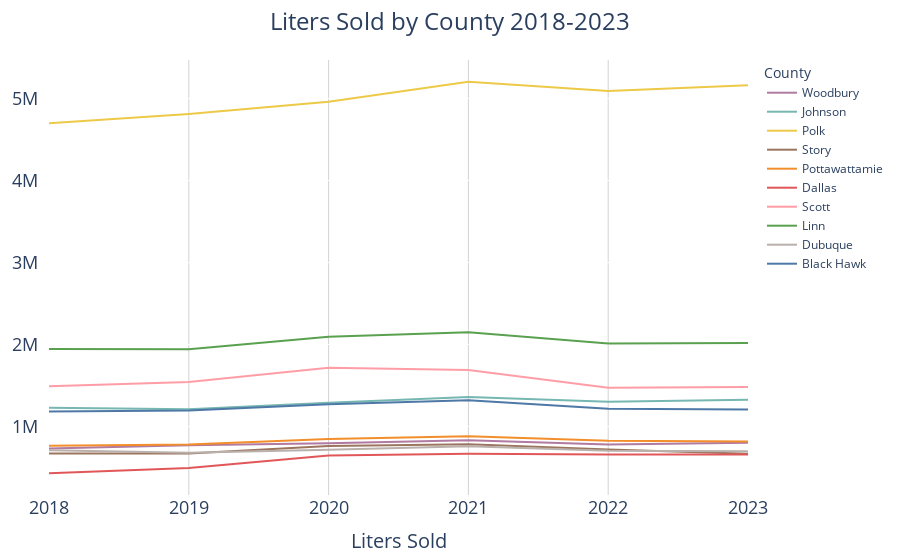

The notebook cell saved with this chart:
### Code cell
fig = px.line(
    sales_by_county_year_df,
    x='year',
    y='liters_sold',
    orientation='h',  # Horizontal bar chart
    color='county',  # Assign colors based on 'county' field
    color_discrete_map=county_colors,  # Apply custom colors
    labels={'liters_sold': 'Liters Sold ', 'county': 'County ', 'year': 'Year '},  # Custom labels
    height=600  # Adjust height to accommodate all counties
)

# Update layout
fig.update_layout(
    xaxis=dict(
        title='Liters Sold',
        tickfont=dict(size=18),
        title_font = dict(size = 20),
        showgrid = True,
        gridcolor = 'LightGrey'

    ), 
    yaxis=dict(
        title=None,
        tickfont=dict(size=18),
        ticksuffix = '  '#
    ),
    
    title=dict(
        text = "Liters Sold by County 2018-2023",
        x = .5,
        xanchor = 'center'
     ),

    showlegend=True,  # Hide legend since colors are used for encoding 'county'
    plot_bgcolor='rgba(0,0,0,0)',  # Transparent background for the plot area
    margin=dict(l=40, r=40, t=60, b=40),  # Left, Right, Top, Bottom margins
    title_font_size = 24
)

fig.show()

### Figure 1 — Plotly figure (JSON) as saved in the notebook; plotly's stock layout.template omitted (floating-point values rounded to 4 significant figures)
{"data": [{"hovertemplate": "County =Woodbury<br>Year =%{x}<br>Liters Sold =%{y}<extra></extra>", "legendgroup": "Woodbury", "line": {"color": "#b07aa1", "dash": "solid"}, "marker": {"symbol": "circle"}, "mode": "lines", "name": "Woodbury", "orientation": "h", "showlegend": true, "type": "scatter", "x": ["2018", "2019", "2020", "2021", "2022", "2023"], "xaxis": "x", "y": [731000.0, 772700.0, 795800.0, 832600.0, 779900.0, 802500.0], "yaxis": "y"}, {"hovertemplate": "County =Johnson<br>Year =%{x}<br>Liters Sold =%{y}<extra></extra>", "legendgroup": "Johnson", "line": {"color": "#76b7b2", "dash": "solid"}, "marker": {"symbol": "circle"}, "mode": "lines", "name": "Johnson", "orientation": "h", "showlegend": true, "type": "scatter", "x": ["2018", "2019", "2020", "2021", "2022", "2023"], "xaxis": "x", "y": [1229000.0, 1212000.0, 1291000.0, 1361000.0, 1301000.0, 1328000.0], "yaxis": "y"}, {"hovertemplate": "County =Polk<br>Year =%{x}<br>Liters Sold =%{y}<extra></extra>", "legendgroup": "Polk", "line": {"color": "#edc948", "dash": "solid"}, "marker": {"symbol": "circle"}, "mode": "lines", "name": "Polk", "orientation": "h", "showlegend": true, "type": "scatter", "x": ["2018", "2019", "2020", "2021", "2022", "2023"], "xaxis": "x", "y": [4699000.0, 4811000.0, 4961000.0, 5205000.0, 5091000.0, 5163000.0], "yaxis": "y"}, {"hovertemplate": "County =Story<br>Year =%{x}<br>Liters Sold =%{y}<extra></extra>", "legendgroup": "Story", "line": {"color": "#9c755f", "dash": "solid"}, "marker": {"symbol": "circle"}, "mode": "lines", "name": "Story", "orientation": "h", "showlegend": true, "type": "scatter", "x": ["2018", "2019", "2020", "2021", "2022", "2023"], "xaxis": "x", "y": [670700.0, 671800.0, 761100.0, 784300.0, 719500.0, 668400.0], "yaxis": "y"}, {"hovertemplate": "County =Pottawattamie<br>Year =%{x}<br>Liters Sold =%{y}<extra></extra>", "legendgroup": "Pottawattamie", "line": {"color": "#f28e2b", "dash": "solid"}, "marker": {"symbol": "circle"}, "mode": "lines", "name": "Pottawattamie", "orientation": "h", "showlegend": true, "type": "scatter", "x": ["2018", "2019", "2020", "2021", "2022", "2023"], "xaxis": "x", "y": [764400.0, 780400.0, 849100.0, 881000.0, 826100.0, 818500.0], "yaxis": "y"}, {"hovertemplate": "County =Dallas<br>Year =%{x}<br>Liters Sold =%{y}<extra></extra>", "legendgroup": "Dallas", "line": {"color": "#e15759", "dash": "solid"}, "marker": {"symbol": "circle"}, "mode": "lines", "name": "Dallas", "orientation": "h", "showlegend": true, "type": "scatter", "x": ["2018", "2019", "2020", "2021", "2022", "2023"], "xaxis": "x", "y": [430200.0, 494200.0, 648200.0, 668600.0, 658800.0, 658800.0], "yaxis": "y"}, {"hovertemplate": "County =Scott<br>Year =%{x}<br>Liters Sold =%{y}<extra></extra>", "legendgroup": "Scott", "line": {"color": "#ff9da7", "dash": "solid"}, "marker": {"symbol": "circle"}, "mode": "lines", "name": "Scott", "orientation": "h", "showlegend": true, "type": "scatter", "x": ["2018", "2019", "2020", "2021", "2022", "2023"], "xaxis": "x", "y": [1490000.0, 1542000.0, 1718000.0, 1691000.0, 1474000.0, 1481000.0], "yaxis": "y"}, {"hovertemplate": "County =Linn<br>Year =%{x}<br>Liters Sold =%{y}<extra></extra>", "legendgroup": "Linn", "line": {"color": "#59a14f", "dash": "solid"}, "marker": {"symbol": "circle"}, "mode": "lines", "name": "Linn", "orientation": "h", "showlegend": true, "type": "scatter", "x": ["2018", "2019", "2020", "2021", "2022", "2023"], "xaxis": "x", "y": [1946000.0, 1943000.0, 2096000.0, 2149000.0, 2012000.0, 2020000.0], "yaxis": "y"}, {"hovertemplate": "County =Dubuque<br>Year =%{x}<br>Liters Sold =%{y}<extra></extra>", "legendgroup": "Dubuque", "line": {"color": "#bab0ac", "dash": "solid"}, "marker": {"symbol": "circle"}, "mode": "lines", "name": "Dubuque", "orientation": "h", "showlegend": true, "type": "scatter", "x": ["2018", "2019", "2020", "2021", "2022", "2023"], "xaxis": "x", "y": [710400.0, 681100.0, 716500.0, 759200.0, 706100.0, 699600.0], "yaxis": "y"}, {"hovertemplate": "County =Black Hawk<br>Year =%{x}<br>Liters Sold =%{y}<extra></extra>", "legendgroup": "Black Hawk", "line": {"color": "#4e79a7", "dash": "solid"}, "marker": {"symbol": "circle"}, "mode": "lines", "name": "Black Hawk", "orientation": "h", "showlegend": true, "type": "scatter", "x": ["2018", "2019", "2020", "2021", "2022", "2023"], "xaxis": "x", "y": [1185000.0, 1196000.0, 1272000.0, 1321000.0, 1217000.0, 1206000.0], "yaxis": "y"}], "layout": {"autosize": true, "legend": {"title": {"text": "County "}, "tracegroupgap": 0}, "margin": {"b": 40, "l": 40, "r": 40, "t": 60}, "plot_bgcolor": "rgba(0, 0, 0, 0)", "showlegend": true, "title": {"font": {"size": 24}, "text": "Liters Sold by County 2018-2023", "x": 0.5, "xanchor": "center"}, "xaxis": {"anchor": "y", "autorange": true, "domain": [0, 1], "gridcolor": "LightGrey", "range": [0, 5], "showgrid": true, "tickfont": {"size": 18}, "title": {"font": {"size": 20}, "text": "Liters Sold"}, "type": "category"}, "yaxis": {"anchor": "x", "autorange": true, "domain": [0, 1], "range": [164900.0, 5470000.0], "tickfont": {"size": 18}, "ticksuffix": "  ", "title": {}, "type": "linear"}}}
